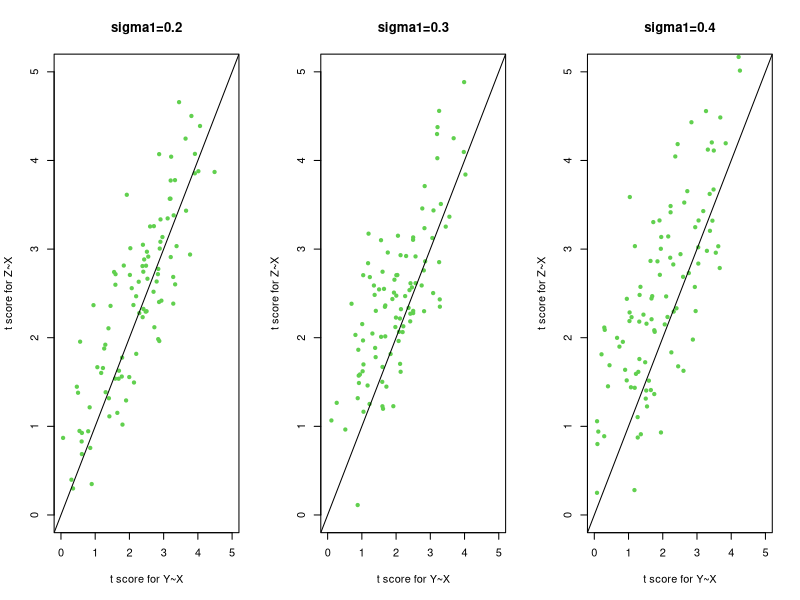
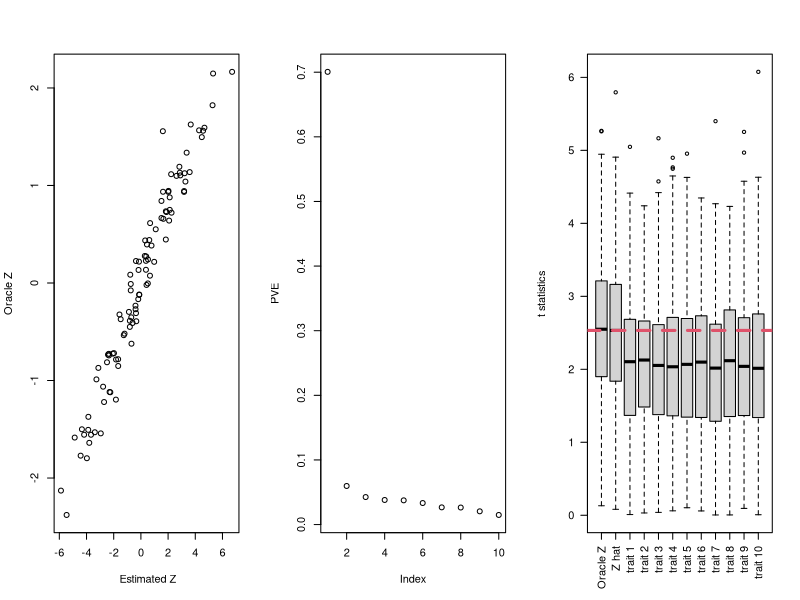
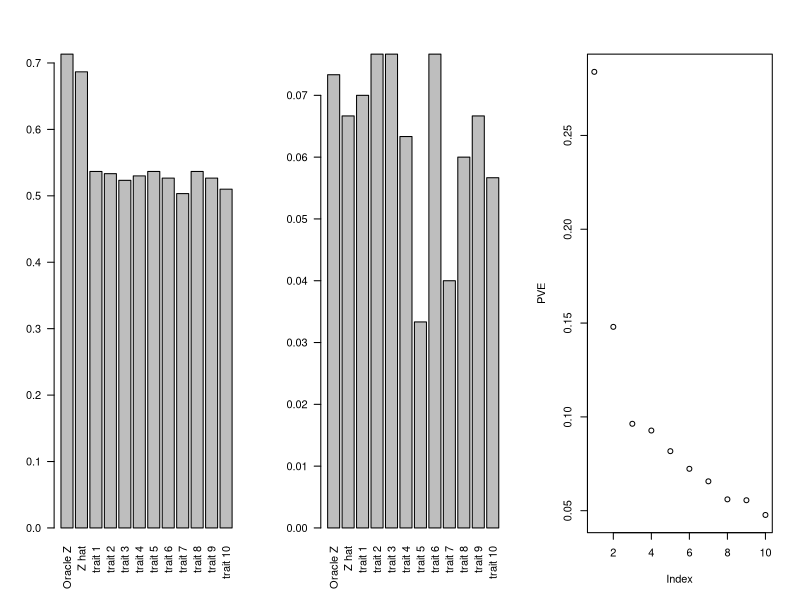
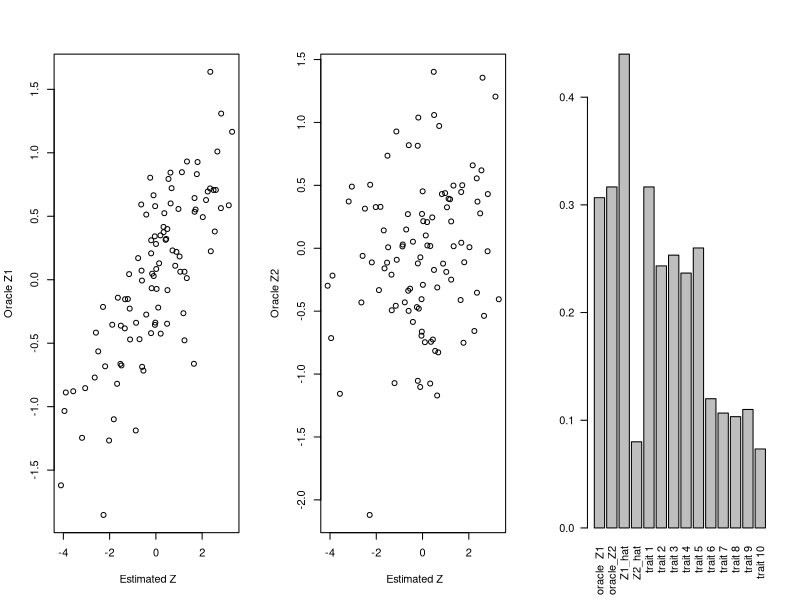

Here is the R script that generated these plots, in order:
## ---- chunk 1
sim_factor <- function(alpha=0.25, beta=0.4, eps0=1.0, eps1=0.3){
  res <- numeric(6L)
  names(res) <- c("beta.Z","score.Z","p.Z",
                  "beta.y","score.y","p.y")
  x = rnorm(100,sd=1)
  Z = alpha*x + rnorm(100,sd=eps0)
  y = beta*Z + rnorm(100,sd=eps1)
  
  res[c("beta.Z","score.Z","p.Z")] <- summary(lm(Z~x))$coefficients[2,c(1,3,4)]
  res[c("beta.y","score.y","p.y")] <- summary(lm(y~x))$coefficients[2,c(1,3,4)]
  
  res
}
## ---- chunk 2
library(ggplot2)
par(mfrow=c(1,3))
ress <- do.call(rbind, lapply(1:100,function(x){sim_factor(eps1=0.2)}))
plot(abs(ress[,"score.y"]), abs(ress[,"score.Z"]), pch=20,
     ylim=c(0,5), xlim=c(0,5),col=3,main="sigma1=0.2",
     ylab="t score for Z~X", xlab="t score for Y~X")
lines(x=c(-4,6),y=c(-4,6),col=1)

ress <- do.call(rbind, lapply(1:100,function(x){sim_factor(eps1=0.3)}))
plot(abs(ress[,"score.y"]), abs(ress[,"score.Z"]), main="sigma1=0.3", pch=20,
     ylim=c(0,5), xlim=c(0,5),col=3,ylab="t score for Z~X", xlab="t score for Y~X")
lines(x=c(-4,6),y=c(-4,6),col=1)


ress <- do.call(rbind, lapply(1:100,function(x){sim_factor(eps1=0.4)}))
plot(abs(ress[,"score.y"]), abs(ress[,"score.Z"]),main="sigma1=0.4", pch=20,
     ylim=c(0,5), xlim=c(0,5),col=3,ylab="t score for Z~X", xlab="t score for Y~X")
lines(x=c(-4,6),y=c(-4,6),col=1)

#legend(col=c(3,2),legend = c("Y1~X","Y2~X"))
## ---- chunk 3
sim_10trait <- function(alpha=0.25, beta=0.4, eps0=1.0, eps1=0.3, N=100){
  x = rnorm(N,sd=1)
  Z = alpha*x + rnorm(N,sd=eps0)
  y = matrix(0,nrow = N,ncol=10)
  for(i in 1: ncol(y)){
    y[,i] <- beta*Z + rnorm(N,sd=eps1)
  }
  list(x=x,Z=Z,y=y)
}
## ---- chunk 4
set.seed(12)
dat <- sim_10trait()
y1 <- scale(dat$y)
pcs <- prcomp(y1)
z_hat <- pcs$x[,1]
plot(z_hat, dat$Z, ylab="Oracle Z", xlab=" Estimated Z")
## ---- chunk 5
plot(pcs$sdev^2/sum(pcs$sdev^2),ylab="PVE")
## ---- chunk 6
Nrep = 300

factor.res <- matrix(nrow=Nrep,ncol=3)
oracle.res <- matrix(nrow=Nrep,ncol=3)
marg <- list()
marg$beta <- matrix(nrow=Nrep,ncol=10)
marg$tstat <- matrix(nrow=Nrep,ncol=10)
marg$pval <- matrix(nrow=Nrep,ncol=10)
  
for(i in 1:Nrep) {
  dat <- sim_10trait(N=100)
  pcs <- prcomp(dat$y,center = T,scale. = T)
  z_hat <- pcs$x[,1]
  factor.res[i,] <- summary(lm(z_hat~dat$x))$coefficients[2,c(1,3,4)]
  oracle.res[i,] <- summary(lm(dat$Z~dat$x))$coefficients[2,c(1,3,4)]
  #colnames(marg.res) <- c("beta","tstat","p")
  #print(i)
  for(j in 1:ncol(dat$y)) {
    marg$beta[i,j] <- summary(lm(dat$y[,j]~dat$x))$coefficients[2,1]
    marg$tstat[i,j] <- summary(lm(dat$y[,j]~dat$x))$coefficients[2,3]
    marg$pval[i,j] <- summary(lm(dat$y[,j]~dat$x))$coefficients[2,4]
  }
}
dat1 <- abs(cbind(oracle.res[,2],cbind(factor.res[,2],marg$tstat))) # Combine T statistics
colnames(dat1) <- c("Oracle Z","Z hat",paste0("trait ",1:10))
boxplot(dat1,las=2,ylab="t statistics")
abline(h=median(abs(factor.res[,2])),col=2,lty=2,lwd=3)
## ---- chunk 7
dat2 <- cbind(oracle.res[,3],cbind(factor.res[,3],marg$pval)) #combine p values
colnames(dat2) <- c("Oracle Z","Z hat",paste0("trait ",1:10))
barplot(colMeans(dat2<0.05),las=2)
## ---- chunk 8
Nrep = 300

factor.res <- matrix(nrow=Nrep,ncol=3)
oracle.res <- matrix(nrow=Nrep,ncol=3)
marg <- list()
marg$beta <- matrix(nrow=Nrep,ncol=10)
marg$tstat <- matrix(nrow=Nrep,ncol=10)
marg$pval <- matrix(nrow=Nrep,ncol=10)
  
for(i in 1:Nrep) {
  dat <- sim_10trait(N=100, alpha=0)
  pcs <- prcomp(dat$y,center = T,scale. = T)
  z_hat <- pcs$x[,1]
  factor.res[i,] <- summary(lm(z_hat~dat$x))$coefficients[2,c(1,3,4)]
  oracle.res[i,] <- summary(lm(dat$Z~dat$x))$coefficients[2,c(1,3,4)]
  #colnames(marg.res) <- c("beta","tstat","p")
  #print(i)
  for(j in 1:ncol(dat$y)) {
    marg$beta[i,j] <- summary(lm(dat$y[,j]~dat$x))$coefficients[2,1]
    marg$tstat[i,j] <- summary(lm(dat$y[,j]~dat$x))$coefficients[2,3]
    marg$pval[i,j] <- summary(lm(dat$y[,j]~dat$x))$coefficients[2,4]
  }
}
dat3 <- abs(cbind(oracle.res[,3],cbind(factor.res[,3],marg$pval))) #combine p values
colnames(dat3) <- c("Oracle Z","Z hat",paste0("trait ",1:10))
barplot(colMeans(dat3<0.05),las=2)
## ---- chunk 9
sim_10trait2 <- function(alpha1=0.1, alpha2=0.1 ,beta=0.3, eps0=0.7, eps1=0.4, N=100){
  x = rnorm(N,sd=1)
  Z1 = alpha1*x + rnorm(N,sd=eps0)
  Z2 = alpha2*x + rnorm(N,sd=eps0)
  y = matrix(0,nrow = N,ncol=10)
  for(i in 1: ncol(y)){
    y[,i] <- beta*Z1 + rnorm(N,sd=eps1)
  }
  for(i in 1:5){ ### Add the effect of Z2
    y[,i] <- y[,i] + beta*Z2
  }
  list(x=x,Z=cbind(Z1,Z2),y=y)
}
## ---- chunk 10
dat <- sim_10trait2()
y1 <- scale(dat$y)
pcs <- prcomp(y1)
plot(pcs$sdev^2/sum(pcs$sdev^2),ylab="PVE")
## ---- chunk 11

z_hat <- pcs$x[,1]
plot(z_hat, dat$Z[,1], ylab="Oracle Z1", xlab=" Estimated Z")
## ---- chunk 12
z_hat <- pcs$x[,1]
plot(z_hat, dat$Z[,2], ylab="Oracle Z2", xlab=" Estimated Z")
## ---- chunk 13
Nrep = 300

factor.res1 <- matrix(nrow=Nrep,ncol=3)
oracle.z1 <- matrix(nrow=Nrep,ncol=3)
factor.res2 <- matrix(nrow=Nrep,ncol=3)
oracle.z2 <- matrix(nrow=Nrep,ncol=3)
marg <- list()
marg$beta <- matrix(nrow=Nrep,ncol=10)
marg$tstat <- matrix(nrow=Nrep,ncol=10)
marg$pval <- matrix(nrow=Nrep,ncol=10)
  
for(i in 1:Nrep) {
  dat <- sim_10trait2(N=100)
  pcs <- prcomp(dat$y,center = T,scale. = T)
  z_hat <- pcs$x[,1:2]
  factor.res1[i,] <- summary(lm(z_hat[,1]~dat$x))$coefficients[2,c(1,3,4)]
  factor.res2[i,] <- summary(lm(z_hat[,2]~dat$x))$coefficients[2,c(1,3,4)]
  oracle.z1[i,] <- summary(lm(dat$Z[,1]~dat$x))$coefficients[2,c(1,3,4)]
  oracle.z2[i,] <- summary(lm(dat$Z[,2]~dat$x))$coefficients[2,c(1,3,4)]
  #colnames(marg.res) <- c("beta","tstat","p")
  #print(i)
  for(j in 1:ncol(dat$y)) {
    temp <- summary(lm(dat$y[,j]~dat$x))$coefficients[2,]
    marg$beta[i,j] <- temp[1]
    marg$tstat[i,j] <- temp[3]
    marg$pval[i,j] <- temp[4]
  }
}

## ---- chunk 14
dat2 <- do.call(cbind, list(oracle_Z1=oracle.z1[,3],oracle_Z2=oracle.z2[,3],
                            Z1_hat=factor.res1[,3],Z2_hat=factor.res2[,3]))
dat2 <- cbind(dat2, marg$pval)
colnames(dat2)[5:14] <- paste0("trait ",1:10)
barplot(colMeans(dat2<0.05),las=2)
